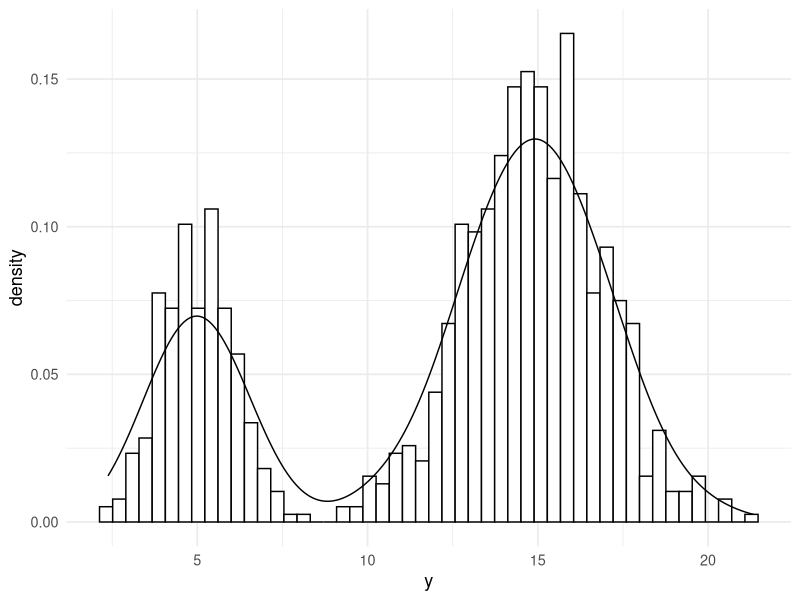

The R script that drew this image:
## ---- chunk 1
#| include: false
library(ggplot2)
library(knitr)

theme_set(theme_minimal(base_size = 13))
## ---- chunk 2
data(iris)
kable(head(iris), digits = 2)
## ---- chunk 3
kable(head(iris[, c("Sepal.Length", "Sepal.Width", "Petal.Length", "Petal.Width")]), digits = 2)
## ---- chunk 4
# some random data
set.seed(100)
N <- 1000

# mixture probability for the first component
theta <- 0.3
mu1 <- 5
mu2 <- 15
sd1 <- 1
sd2 <- 2
y <- ifelse(runif(N) < theta, rnorm(N, mu1, sd1), rnorm(N, mu2, sd2))

dat = list(
     N = length(y),
     y = y,
     k = 2 # number of mixture components
)

dplot = as.data.frame(dat)

# plot the raw data
ggplot(dplot, aes(x = y)) +
  geom_histogram(aes(y = ..density..), bins = 50, fill = "white", color = 1) +
  geom_density()
